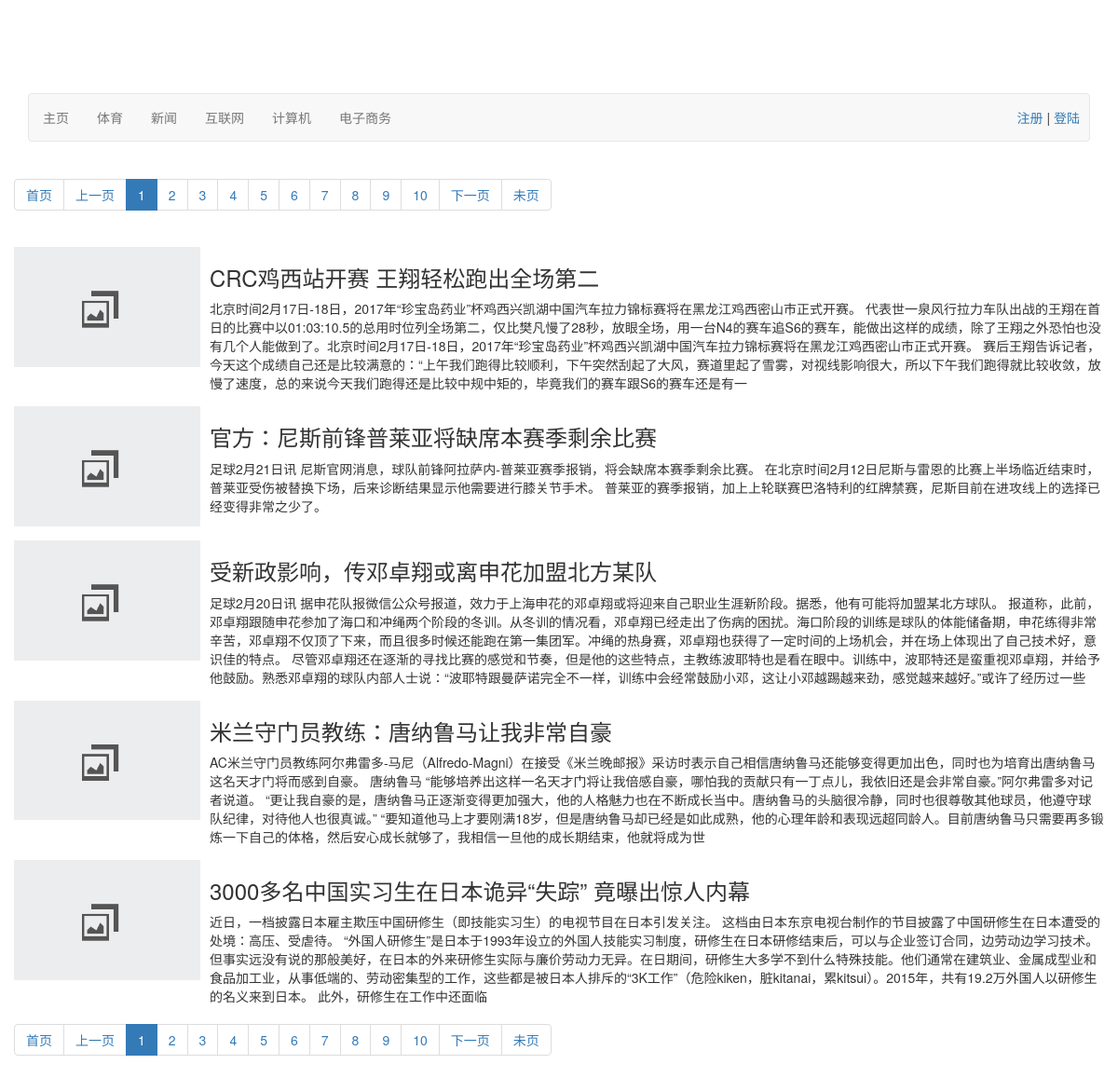
The page / on the database its author committed.
### tables this page shows
CREATE TABLE `category` (
  `cat_id` int(10) unsigned NOT NULL AUTO_INCREMENT,
  `cat_name` varchar(300) NOT NULL,
  `pid` int(10) unsigned NOT NULL DEFAULT '0',
  PRIMARY KEY (`cat_id`)
);

CREATE TABLE `message` (
  `message_id` int(10) unsigned NOT NULL AUTO_INCREMENT,
  `title` varchar(200) NOT NULL DEFAULT '',
  `content` text NOT NULL,
  `addtime` int(11) NOT NULL,
  `img` varchar(200) NOT NULL,
  `cat_id` int(11) NOT NULL,
  PRIMARY KEY (`message_id`)
);

### lib/Mysql.class.php (called while the page is built, shortened)
<?php
	class Mysql {
		private $dbHost;
		private $dbUser;
		private $dbPwd;
		private $dbName;
		public function __construct($h,$u,$p,$db) {
			$this->dbHost = $h;
			$this->dbUser = $u;
			$this->dbPwd = $p;
			$this->dbName = $db;
		}
		public function connect() {
			return mysql_connect($this->dbHost,$this->dbUser,$this->dbPwd,$this->dbName);
		}
		public function query($sql) {
			return mysql_query($sql);
		}
		public function getAll($sql) {
			$res = $this->query($sql);
			$list = array();
			while ($row = mysql_fetch_assoc($res)) {
				$list[] = $row;
			}
			return $list;
		}
		public function getCol($sql) {
			$res = $this->query($sql);
			$row = mysql_fetch_row($res);
			return $row[0];
		}
	}
	$mysql = new Mysql('localhost','root','root','php');
 ?>

### model/CatModel.class.php (called while the page is built, shortened)
<?php
	class CatModel {
		private $db;
		private $tbName = "category";
		public function __construct(&$dbObj) {
			$this->db = $dbObj;
		}
		public function getCatList() {
			return $this->db->getAll("select * from " . $this->tbName . " order by cat_id desc");
		}
	}
 ?>

### model/MsgModel.class.php (called while the page is built, shortened)
<?php
	class MsgModel {
		private $db;
		public function __construct($dbObj) {
			$this->db = $dbObj;
		}
		public function getMsgList($p,$pagesize) {
			$sql = "SELECT m.*,c.`cat_name`,c.`pid` FROM message AS m LEFT JOIN category AS c ON m.cat_id = c.cat_id ORDER BY m.message_id DESC limit " . ($p-1) * $pagesize . " , " . $pagesize;
			return $this->db->getAll($sql);
		}
	}
 ?>

### index.php (the view, shortened to what this page needs)
<!DOCTYPE html>
<html lang="en">
<head>
<link rel="stylesheet" href="https://cdn.bootcss.com/bootstrap/3.3.7/css/bootstrap.min.css">
</head>
<body>
	<?php
		require('./lib/Mysql.class.php');
		require('./model/MsgModel.class.php');
		require('./admin/lib.php');
		require("./model/CatModel.class.php");
		$catModel = new CatModel($mysql);
		$MsgModel = new MsgModel($mysql);
	 ?>
	<div class="container">
		<div class="row">
			<div class="col-md-12">
				<nav class="navbar navbar-default" role="navigation">
					<ul class="nav navbar-nav">
						<li class="dropdown">
							<a href="/">主页</a>
						</li>
						<?php
							$catList = $catModel->
						getCatList();
							if (!empty($catList)) {
								foreach ($catList as $v) {
									?>
						<li class="dropdown">
							<a href="./cat.php?id=<?php echo $v['cat_id']?>
								" class="dropdown-toggle" data-toggle="dropdown">
								<?php echo $v['cat_name'] ?></a>
						</li>
						<?php
								}
							}
						 ?></ul>
						 <div class="pull-right mt10">
						 	<?php
						 		if (!empty($_SESSION['username'])) {
						 			?>
						 			<a href="./user.php">欢迎您,<?php echo !empty($_SESSION['username']) ? $_SESSION['username'] : ''; ?></a> | <a href="./user.php?act=loginout">退出</a>
						 			<?php
						 		} else {
						 			?>
								 	<a href="./user.php">注册</a> | <a href="./user.php">登陆</a>
						 			<?php
						 		}
						 	 ?>
						 </div>
					</nav>
				</div>
		</div>
		<div class="row">
			<?php
				$total = $mysql->getCol("select count(*) as total from message");
				$pagesize = 5;
				$page = ceil($total / $pagesize);
				$p = isset($_GET['p']) ? intval($_GET['p']) : 1;
				$msgList = $MsgModel->getMsgList($p,$pagesize);
			?>
			<?php
				echo showpage($p,$page);
			 ?>
			<?php
				if (!empty($msgList)) {
					foreach ($msgList as $v) {
			?>
				<div class="media">
						<?php
							if (!empty($v["img"]) && file_exists("./upload/" . $v["img"])) {
						?>
							<a class="pull-left" href="detail.php?cid=<?php echo $v["cat_id"]?>&id=<?php echo $v["message_id"]?>"><img class="media-object" style="width:200px;height:150px;" src="upload/<?php echo $v['img']?>" alt=""></a>
						<?php
							} else {
						?>
							<a class="pull-left" href="detail.php?cid=<?php echo $v["cat_id"]?>&id=<?php echo $v["message_id"]?>"><img class="media-object" style="width:200px;" src="images/nopic.jpg" alt=""></a>
						<?php
							}
						 ?>
					<div class="media-body">
						<h3><?php echo $v['title'] ?></h3>
						<div class="cnt"><?php
						 echo mb_substr(strip_tags(htmlspecialchars_decode($v['content'])), 0,360,'utf-8')?></div>
					</div>
				</div>
			<?php
					}
				}
			 ?>
			<?php
				echo showpage($p,$page);
			 ?>
		</div>
	</div>
</body>
</html>

### index.php (style rules this page uses)
body { padding:100px 0 0; }
.mt10 { margin-top:15px;margin-right:10px; }

### rows shown on the page
category: cat_name "体育"
category: cat_name "新闻"
category: cat_name "互联网"
category: cat_name "计算机"
category: cat_name "电子商务"
message: title "CRC鸡西站开赛 王翔轻松跑出全场第二", content "北京时间2月17日-18日，2017年“珍宝岛药业”杯鸡西兴凯湖中国汽车拉力锦标赛将在黑龙江鸡西密山市正式开赛。 代表世一泉风行拉力车队出战的王翔在首日的比赛中以01:03:10.5的总用时位列全场第二，仅比樊凡慢了28秒，放眼全场，用一台N4的赛车追S6的赛车，能做出这样的成绩，除了王翔之外恐怕也没有几个人能做到了。北京时间2月17日-18日，2017年“珍宝岛药业”杯鸡西兴凯湖中国汽车拉力锦标赛将在黑龙江鸡西密山市正式开赛。 赛后王翔告诉记者，今天这个成绩自己还是比较满意的：“上午我们跑得比较顺利，下午突然刮起了大风，赛道里起了雪雾，对视线影响很大，所以下午我们跑得就比较收敛，放慢了速度，总的来说今天我们跑得还是比较中规中矩的，毕竟我们的赛车跟S6的赛车还是有一"
message: title "官方：尼斯前锋普莱亚将缺席本赛季剩余比赛", content "足球2月21日讯 尼斯官网消息，球队前锋阿拉萨内-普莱亚赛季报销，将会缺席本赛季剩余比赛。 在北京时间2月12日尼斯与雷恩的比赛上半场临近结束时，普莱亚受伤被替换下场，后来诊断结果显示他需要进行膝关节手术。 普莱亚的赛季报销，加上上轮联赛巴洛特利的红牌禁赛，尼斯目前在进攻线上的选择已经变得非常之少了。"
message: title "受新政影响，传邓卓翔或离申花加盟北方某队", content "足球2月20日讯 据申花队报微信公众号报道，效力于上海申花的邓卓翔或将迎来自己职业生涯新阶段。据悉，他有可能将加盟某北方球队。 报道称，此前，邓卓翔跟随申花参加了海口和冲绳两个阶段的冬训。从冬训的情况看，邓卓翔已经走出了伤病的困扰。海口阶段的训练是球队的体能储备期，申花练得非常辛苦，邓卓翔不仅顶了下来，而且很多时候还能跑在第一集团军。冲绳的热身赛，邓卓翔也获得了一定时间的上场机会，并在场上体现出了自己技术好，意识佳的特点。 尽管邓卓翔还在逐渐的寻找比赛的感觉和节奏，但是他的这些特点，主教练波耶特也是看在眼中。训练中，波耶特还是蛮重视邓卓翔，并给予他鼓励。熟悉邓卓翔的球队内部人士说：“波耶特跟曼萨诺完全不一样，训练中会经常鼓励小邓，这让小邓越踢越来劲，感觉越来越好。”或许了经历过一些"
message: title "米兰守门员教练：唐纳鲁马让我非常自豪", content "AC米兰守门员教练阿尔弗雷多-马尼（Alfredo-Magni）在接受《米兰晚邮报》采访时表示自己相信唐纳鲁马还能够变得更加出色，同时也为培育出唐纳鲁马这名天才门将而感到自豪。 唐纳鲁马 “能够培养出这样一名天才门将让我倍感自豪，哪怕我的贡献只有一丁点儿，我依旧还是会非常自豪。”阿尔弗雷多对记者说道。 “更让我自豪的是，唐纳鲁马正逐渐变得更加强大，他的人格魅力也在不断成长当中。唐纳鲁马的头脑很冷静，同时也很尊敬其他球员，他遵守球队纪律，对待他人也很真诚。” “要知道他马上才要刚满18岁，但是唐纳鲁马却已经是如此成熟，他的心理年龄和表现远超同龄人。目前唐纳鲁马只需要再多锻炼一下自己的体格，然后安心成长就够了，我相信一旦他的成长期结束，他就将成为世"
message: title "3000多名中国实习生在日本诡异“失踪” 竟曝出惊人内幕", content "近日，一档披露日本雇主欺压中国研修生（即技能实习生）的电视节目在日本引发关注。 这档由日本东京电视台制作的节目披露了中国研修生在日本遭受的处境：高压、受虐待。 “外国人研修生”是日本于1993年设立的外国人技能实习制度，研修生在日本研修结束后，可以与企业签订合同，边劳动边学习技术。 但事实远没有说的那般美好，在日本的外来研修生实际与廉价劳动力无异。在日期间，研修生大多学不到什么特殊技能。他们通常在建筑业、金属成型业和食品加工业，从事低端的、劳动密集型的工作，这些都是被日本人排斥的“3K工作”（危险kiken，脏kitanai，累kitsui）。2015年，共有19.2万外国人以研修生的名义来到日本。 此外，研修生在工作中还面临"
